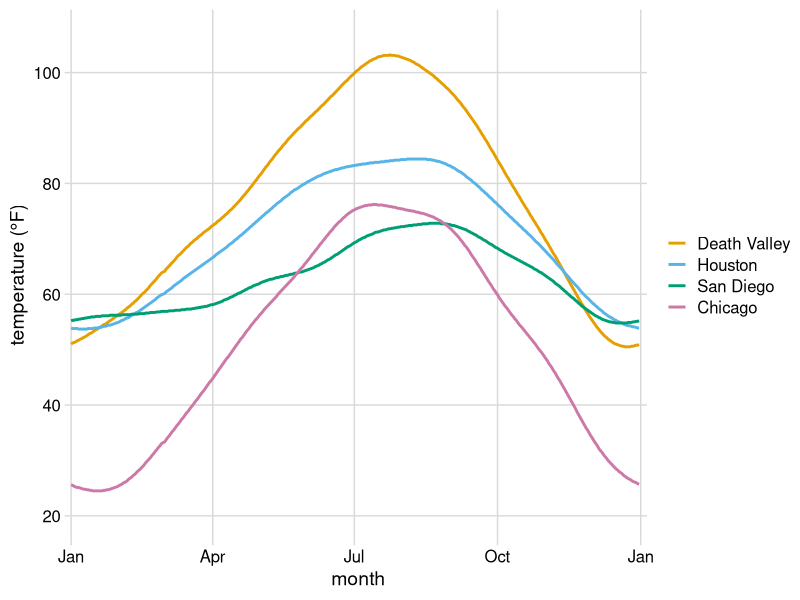
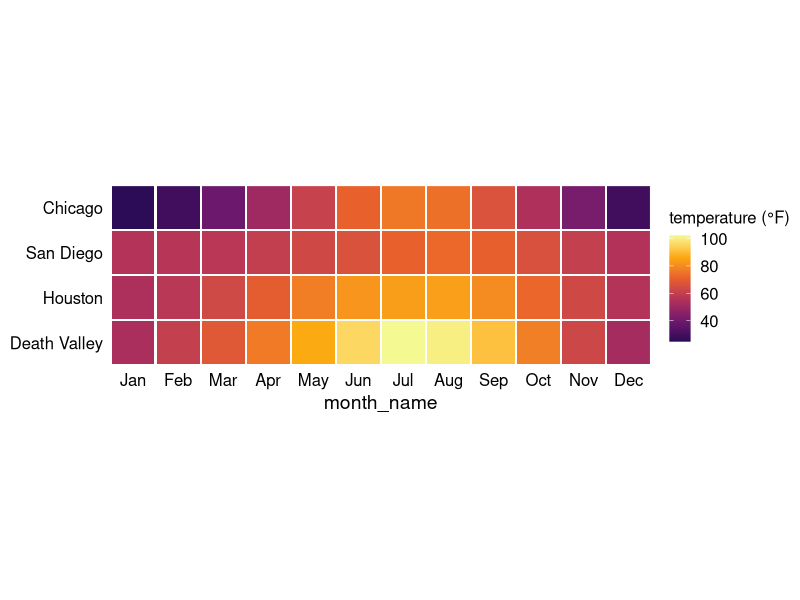

Here is the R script that generated these plots, in order:
## ---- chunk 1
options(htmltools.dir.version = FALSE)
knitr::opts_chunk$set(comment = "")

library(tidyverse)
library(lubridate)
library(cowplot)
library(here)
# ggplot2 settings so plots scale well for slide size 
theme_set(theme_gray(16)) # 16 for full width, 18 for half width 
update_geom_defaults("point", list(size = 2)) # 2 for full width, 2.5 for half width
## ---- chunk 2
temps_long <- read_csv(here("datasets", "tempnormals.csv")) %>%
  mutate(
    location = factor(
      location, levels = c("Death Valley", "Houston", "San Diego", "Chicago")
    )
  )

temps_long %>%
  select(location, station_id, month, day, temperature) %>%
  knitr::kable("html")
## ---- chunk 3

ggplot(temps_long, aes(x = date, y = temperature, color = location)) +
  geom_line(size = 1) +
  scale_x_date(
    name = "month",
    limits = c(ymd("0000-01-01"), ymd("0001-01-04")),
    breaks = c(
      ymd("0000-01-01"), ymd("0000-04-01"), ymd("0000-07-01"),
      ymd("0000-10-01"), ymd("0001-01-01")
    ),
    labels = c("Jan", "Apr", "Jul", "Oct", "Jan"), expand = c(1/366, 0)
  ) + 
  scale_y_continuous(
    limits = c(19.9, 107),
    breaks = seq(20, 100, by = 20),
    name = "temperature (°F)"
  ) +
  scale_color_manual(
    name = NULL,
    values = c("#E69F00", "#56B4E9", "#009E73", "#CC79A7")
  ) +
  theme_minimal_grid() +
  theme(legend.title.align = 0.5)
## ---- chunk 4

mean_temps <- temps_long %>%
  group_by(location, month_name) %>%
  summarize(mean = mean(temperature)) %>%
  mutate(
    month_name = factor(
      month_name,
      levels = c("Jan", "Feb", "Mar", "Apr", "May", "Jun", "Jul", "Aug", "Sep", "Oct", "Nov", "Dec")
    )
  )

p <- ggplot(mean_temps, aes(x = month_name, y = location, fill = mean)) + 
  geom_tile(width = .95, height = 0.95) + 
  scale_fill_viridis_c(
    option = "B", begin = 0.15, end = 0.98,
    name = "temperature (°F)"
  ) + 
  scale_y_discrete(name = NULL) +
  coord_fixed(expand = FALSE) +
  theme_half_open() +
  theme(
    axis.line = element_blank(),
    axis.ticks = element_blank(),
    legend.title = element_text(size = 12)
  )

p
# fix legend (make it centered)
#ggdraw(align_legend(p))
